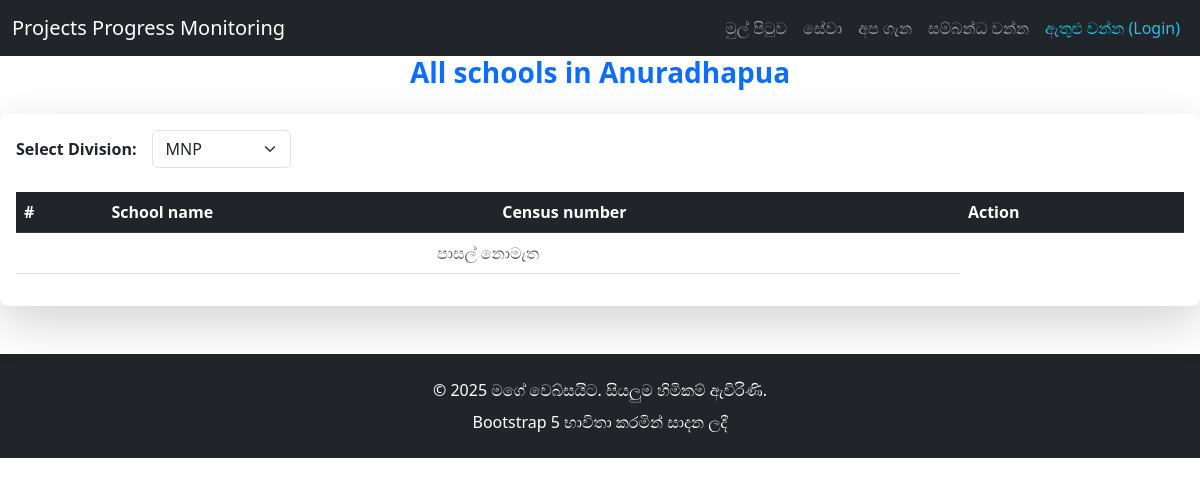
Page /division-schools/2/ on the earlier database version.
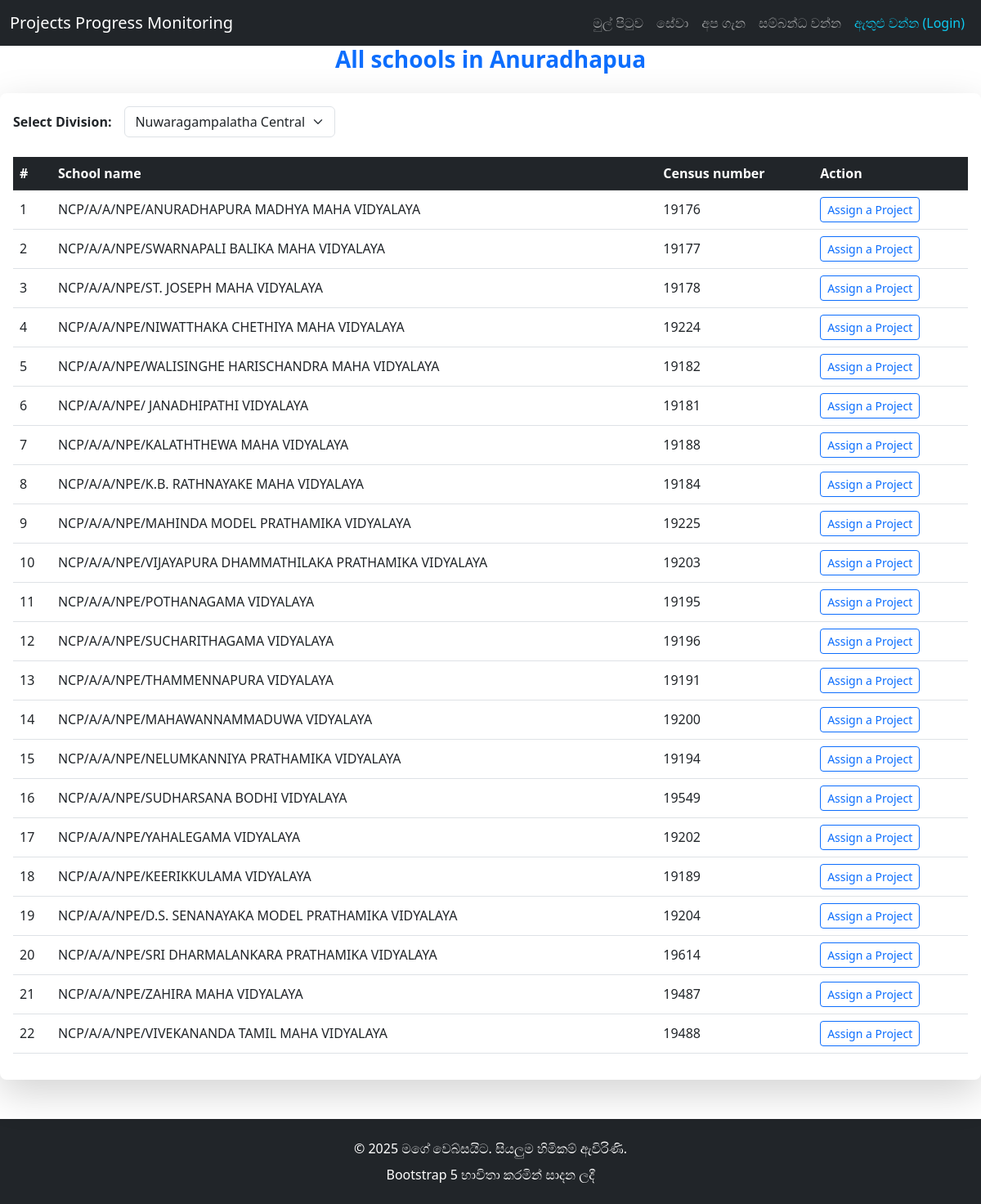
Same page on the later database version.
### user_app/models.py (models this page shows, shortened)
class School(models.Model):
    name = models.CharField(max_length=200)
    census_number = models.CharField(max_length=50, unique=True)
    division = models.ForeignKey(Division, on_delete=models.CASCADE, related_name='schools')

### user_app/views.py (the view)
# urls.py: path('division-schools/', views.division_schools, name='division_schools'),
def division_schools(request, division_id=None):
    divisions = Division.objects.all()
    if division_id:
        selected_division = Division.objects.get(id=division_id)
    else:
        selected_division = divisions.first()
    schools = School.objects.filter(division=selected_division)
    return render(request, 'division_schools.html', {
        'divisions': divisions,
        'schools': schools,
        'selected_division': selected_division,
    })

### user_app/templates/division_schools.html (shortened to what this page needs)
{% extends 'master.html' %}
{% load static %}
{% block content %}
    <div class="text-center mb-4">
        <h3 class="fw-bold text-primary">All schools in Anuradhapua</h3>
    </div>
    <div class="card shadow-lg border-0 rounded-3">
        <div class="card-body">
            <div class="d-flex align-items-center mb-4">
                <label for="divisionSelect" class="form-label fw-semibold me-3 mb-0">Select Division:</label>
                <select id="divisionSelect" class="form-select w-auto">
                    {% for division in divisions %}
                        <option value="{{ division.id }}">{{ division.name }}</option>
                    {% endfor %}
                </select>
            </div>
            <div class="table-responsive">
                <table class="table table-hover align-middle">
                    <thead class="table-dark">
                        <tr>
                            <th scope="col">#</th>
                            <th scope="col">School name</th>
                            <th scope="col">Census number</th>
                             <th scope="col">Action</th>
                        </tr>
                    </thead>
                    <tbody id="schoolsTable">
                        {% for school in schools %}
                        <tr>
                            <td>{{ forloop.counter }}</td>
                            <td>{{ school.name }}</td>
                            <td>{{ school.census_number }}</td>
                            <td>
                                <a href="#" class="btn btn-sm btn-outline-primary">Assign a Project</a>
                            </td>
                        </tr>
                        {% empty %}
                        <tr><td colspan="3" class="text-center text-muted">පාසල් නොමැත</td></tr>
                        {% endfor %}
                    </tbody>
                </table>
            </div>
        </div>
    </div>
{% endblock %}

### user_app/templates/master.html (shortened to what this page needs)
{% load static %}
<!DOCTYPE html>
<html lang="si">
<head>
    <link href="https://cdn.jsdelivr.net/npm/bootstrap@5.3.0/dist/css/bootstrap.min.css" rel="stylesheet">
</head>
<body>
    <nav class="navbar navbar-expand-lg navbar-dark bg-dark">
        <div class="container-fluid">
            <a class="navbar-brand" href="{% url 'home' %}">Projects Progress Monitoring</a>
            <div class="collapse navbar-collapse" id="navbarNav">
                <ul class="navbar-nav ms-auto">
                    <li class="nav-item">
                        <a class="nav-link {% if request.resolver_match.url_name == 'home' %}active{% endif %}" href="{% url 'home' %}">මුල් පිටුව</a>
                    </li>
                    <li class="nav-item">
                        <a class="nav-link" href="#">සේවා</a>
                    </li>
                    <li class="nav-item">
                        <a class="nav-link" href="#">අප ගැන</a>
                    </li>
                    <li class="nav-item">
                        <a class="nav-link" href="#">සම්බන්ධ වන්න</a>
                    </li>
                    {% if user.is_authenticated %}
                        <li class="nav-item dropdown">
                            <a class="nav-link dropdown-toggle text-info" href="#" id="userDropdown" role="button" data-bs-toggle="dropdown" aria-expanded="false">
                                <i class="bi bi-person-circle"></i> {{ user.username }}
                            </a>
                            <ul class="dropdown-menu dropdown-menu-end" aria-labelledby="userDropdown">
                                <li><a class="dropdown-item" href="#">මගේ ප්‍රොෆයිලය</a></li>
                                <li><a class="dropdown-item" href="#">සැකසීම්</a></li>
                                <li><hr class="dropdown-divider"></li>
                                <li>
                                    <form method="post" action="{% url 'logout' %}">
                                        {% csrf_token %}
                                        <button type="submit" class="dropdown-item text-danger">පිටවන්න (Logout)</button>
                                    </form>
                                </li>
                            </ul>
                        </li>
                    {% else %}
                        <li class="nav-item">
                            <a class="nav-link text-info" href="{% url 'login' %}">ඇතුළු වන්න (Login)</a>
                        </li>
                    {% endif %}
                </ul>
            </div>
        </div>
    </nav>
    <main>
        {% block content %}
        {% endblock %}
    </main>
    <footer class="bg-dark text-white py-4 mt-5">
        <div class="container text-center">
            <p class="mb-0">&copy; 2025 මගේ වෙබ්සයිට. සියලුම හිමිකම් ඇවිරිණි.</p>
            <p class="mb-0 mt-2">Bootstrap 5 භාවිතා කරමින් සාදන ලදී</p>
        </div>
    </footer>
</body>
</html>

Differences in the rows shown:
added School: name "NCP/A/A/NPE/ANURADHAPURA MADHYA MAHA VIDYALAYA", census_number "19176"
added School: name "NCP/A/A/NPE/SWARNAPALI BALIKA MAHA VIDYALAYA", census_number "19177"
added School: name "NCP/A/A/NPE/ST. JOSEPH MAHA VIDYALAYA", census_number "19178"
added School: name "NCP/A/A/NPE/NIWATTHAKA CHETHIYA MAHA VIDYALAYA", census_number "19224"
added School: name "NCP/A/A/NPE/WALISINGHE HARISCHANDRA MAHA VIDYALAYA", census_number "19182"
added School: name "NCP/A/A/NPE/ JANADHIPATHI VIDYALAYA", census_number "19181"
added School: name "NCP/A/A/NPE/KALATHTHEWA MAHA VIDYALAYA", census_number "19188"
added School: name "NCP/A/A/NPE/K.B. RATHNAYAKE MAHA VIDYALAYA", census_number "19184"
added School: name "NCP/A/A/NPE/MAHINDA MODEL PRATHAMIKA VIDYALAYA", census_number "19225"
added School: name "NCP/A/A/NPE/VIJAYAPURA DHAMMATHILAKA PRATHAMIKA VIDYALAYA", census_number "19203"
added School: name "NCP/A/A/NPE/POTHANAGAMA VIDYALAYA", census_number "19195"
added School: name "NCP/A/A/NPE/SUCHARITHAGAMA VIDYALAYA", census_number "19196"
added School: name "NCP/A/A/NPE/THAMMENNAPURA VIDYALAYA", census_number "19191"
added School: name "NCP/A/A/NPE/MAHAWANNAMMADUWA VIDYALAYA", census_number "19200"
added School: name "NCP/A/A/NPE/NELUMKANNIYA PRATHAMIKA VIDYALAYA", census_number "19194"
added School: name "NCP/A/A/NPE/SUDHARSANA BODHI VIDYALAYA", census_number "19549"
added School: name "NCP/A/A/NPE/YAHALEGAMA VIDYALAYA", census_number "19202"
added School: name "NCP/A/A/NPE/KEERIKKULAMA VIDYALAYA", census_number "19189"
added School: name "NCP/A/A/NPE/D.S. SENANAYAKA MODEL PRATHAMIKA VIDYALAYA", census_number "19204"
added School: name "NCP/A/A/NPE/SRI DHARMALANKARA PRATHAMIKA VIDYALAYA", census_number "19614"
added School: name "NCP/A/A/NPE/ZAHIRA MAHA VIDYALAYA", census_number "19487"
added School: name "NCP/A/A/NPE/VIVEKANANDA TAMIL MAHA VIDYALAYA", census_number "19488"
Other differences:
form field value: "MNP" → "Nuwaragampalatha Central"
text no longer shown: "පාසල් නොමැත"
